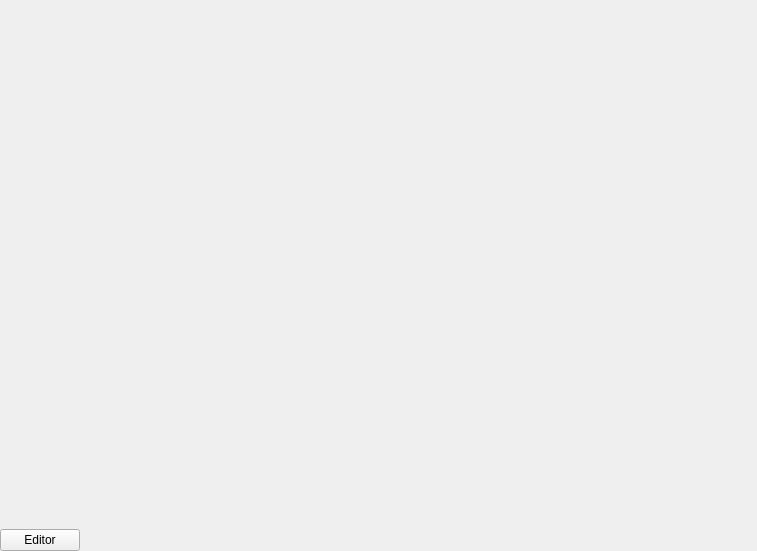
<?xml version="1.0" encoding="UTF-8"?>
<ui version="4.0">
 <class>FormEditor</class>
 <widget class="QWidget" name="FormEditor">
  <property name="geometry">
   <rect>
    <x>0</x>
    <y>0</y>
    <width>757</width>
    <height>551</height>
   </rect>
  </property>
  <property name="windowTitle">
   <string>Form</string>
  </property>
  <property name="styleSheet">
   <string notr="true"/>
  </property>
  <layout class="QVBoxLayout" name="verticalLayout">
   <property name="leftMargin">
    <number>0</number>
   </property>
   <property name="topMargin">
    <number>0</number>
   </property>
   <property name="rightMargin">
    <number>0</number>
   </property>
   <property name="bottomMargin">
    <number>0</number>
   </property>
   <item>
    <layout class="QVBoxLayout" name="verticalLayout_2">
     <item>
      <widget class="QWidget" name="widget" native="true">
       <property name="sizePolicy">
        <sizepolicy hsizetype="Preferred" vsizetype="Expanding">
         <horstretch>0</horstretch>
         <verstretch>0</verstretch>
        </sizepolicy>
       </property>
      </widget>
     </item>
     <item>
      <layout class="QHBoxLayout" name="horizontalLayout">
       <item>
        <widget class="QPushButton" name="pushButton">
         <property name="sizePolicy">
          <sizepolicy hsizetype="Minimum" vsizetype="Fixed">
           <horstretch>0</horstretch>
           <verstretch>0</verstretch>
          </sizepolicy>
         </property>
         <property name="minimumSize">
          <size>
           <width>0</width>
           <height>0</height>
          </size>
         </property>
         <property name="text">
          <string>Editor</string>
         </property>
        </widget>
       </item>
       <item>
        <widget class="QWidget" name="widget_menuBar" native="true">
         <property name="sizePolicy">
          <sizepolicy hsizetype="Expanding" vsizetype="Preferred">
           <horstretch>0</horstretch>
           <verstretch>0</verstretch>
          </sizepolicy>
         </property>
        </widget>
       </item>
      </layout>
     </item>
    </layout>
   </item>
  </layout>
 </widget>
 <resources/>
 <connections/>
</ui>
